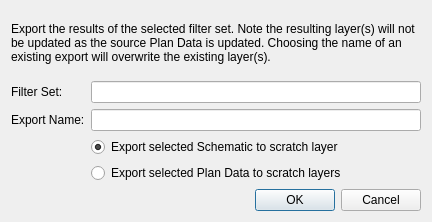
<?xml version="1.0" encoding="UTF-8"?>
<ui version="4.0">
 <class>FilterExportDialog</class>
 <widget class="QDialog" name="FilterExportDialog">
  <property name="geometry">
   <rect>
    <x>0</x>
    <y>0</y>
    <width>432</width>
    <height>222</height>
   </rect>
  </property>
  <property name="windowTitle">
   <string>Filter Set Export</string>
  </property>
  <layout class="QGridLayout" name="gridLayout">
   <item row="2" column="0">
    <widget class="QLabel" name="exportNameLabel">
     <property name="text">
      <string>Export Name:</string>
     </property>
    </widget>
   </item>
   <item row="4" column="1">
    <widget class="QRadioButton" name="exportDataButton">
     <property name="text">
      <string>Export selected Plan Data to scratch layers</string>
     </property>
    </widget>
   </item>
   <item row="3" column="1">
    <widget class="QRadioButton" name="exportSchematicButton">
     <property name="text">
      <string>Export selected Schematic to scratch layer</string>
     </property>
     <property name="checked">
      <bool>true</bool>
     </property>
    </widget>
   </item>
   <item row="5" column="0" colspan="2">
    <widget class="QDialogButtonBox" name="buttonBox">
     <property name="orientation">
      <enum>Qt::Horizontal</enum>
     </property>
     <property name="standardButtons">
      <set>QDialogButtonBox::Cancel|QDialogButtonBox::Ok</set>
     </property>
    </widget>
   </item>
   <item row="1" column="1">
    <widget class="QLineEdit" name="filterSetNameEdit">
     <property name="readOnly">
      <bool>true</bool>
     </property>
    </widget>
   </item>
   <item row="2" column="1">
    <widget class="QLineEdit" name="exportNameEdit"/>
   </item>
   <item row="1" column="0">
    <widget class="QLabel" name="filterSetNameLabel">
     <property name="text">
      <string>Filter Set:</string>
     </property>
    </widget>
   </item>
   <item row="0" column="0" colspan="2">
    <widget class="QLabel" name="infoLabel">
     <property name="text">
      <string>Export the results of the selected filter set. Note the resulting layer(s) will not be updated as the source Plan Data is updated. Choosing the name of an existing export will overwrite the existing layer(s).</string>
     </property>
     <property name="textFormat">
      <enum>Qt::LogText</enum>
     </property>
     <property name="wordWrap">
      <bool>true</bool>
     </property>
    </widget>
   </item>
  </layout>
 </widget>
 <resources/>
 <connections>
  <connection>
   <sender>buttonBox</sender>
   <signal>accepted()</signal>
   <receiver>FilterExportDialog</receiver>
   <slot>accept()</slot>
   <hints>
    <hint type="sourcelabel">
     <x>248</x>
     <y>254</y>
    </hint>
    <hint type="destinationlabel">
     <x>157</x>
     <y>274</y>
    </hint>
   </hints>
  </connection>
  <connection>
   <sender>buttonBox</sender>
   <signal>rejected()</signal>
   <receiver>FilterExportDialog</receiver>
   <slot>reject()</slot>
   <hints>
    <hint type="sourcelabel">
     <x>316</x>
     <y>260</y>
    </hint>
    <hint type="destinationlabel">
     <x>286</x>
     <y>274</y>
    </hint>
   </hints>
  </connection>
 </connections>
</ui>
